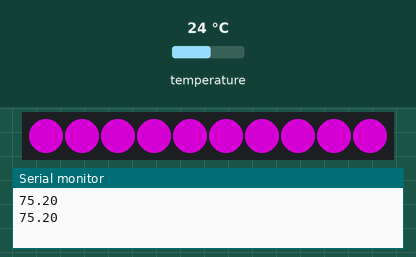
This sketch was run on a simulated Arduino Uno, built for the host (arithmetic inside an expression is 32-bit, double 64-bit). Shown: 10 RGB LEDs in strip order, left to right, the last lines printed to the serial monitor. Inputs (shaded band) come from the test bench; at power-on: temperature 24 °C. Dim RGB values are drawn brighter than linear.

Above: at 4.3 s.
4.4 s: temperature set to 12 °C
At 6.9 s:
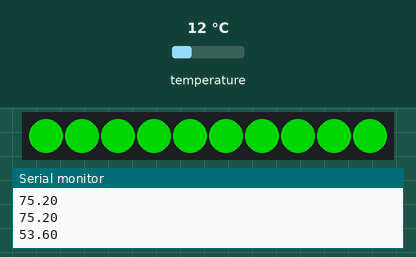
8.1 s: temperature set to 33 °C
At 10.1 s:
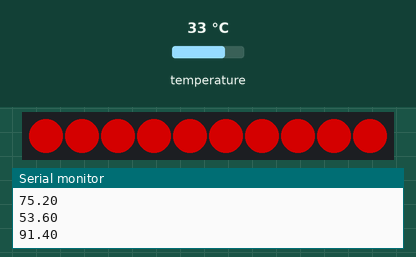
11.8 s: temperature set to 28 °C
At 12.1 s:
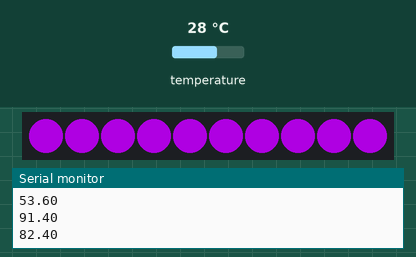
15.5 s: temperature set to 19 °C
At 18.6 s:
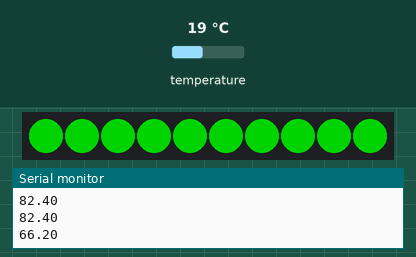
19.2 s: temperature set to 41 °C
At 20.6 s:
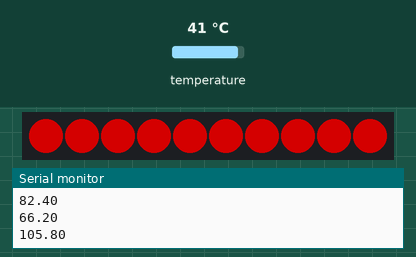
Timing chart, 0 to 22.2 s (numbered marks = the images above; inputs shaded):
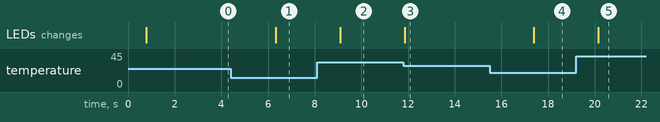

The sketch:

main.ino
```cpp
#include "PololuLedStrip.h"
#include <OneWire.h>
#include <DallasTemperature.h>

#define LED_COUNT 10

#define BLACK  (rgb_color){0x00,0x00,0x00}
#define RED    (rgb_color){0x80,0x00,0x00}
#define ORANGE (rgb_color){0x80,0x00,0xA5}
#define YELLOW (rgb_color){0x80,0x00,0x80}
#define GREEN  (rgb_color){0x00,0x00,0x80}
#define BLUE   (rgb_color){0x00,0x80,0x00}
#define INDIGO (rgb_color){0x4B,0x82,0x00}
#define VIOLET (rgb_color){0x9F,0x80,0x00}

rgb_color colors[LED_COUNT];
OneWire oneWire(2);
DallasTemperature sensor(&oneWire);
PololuLedStrip<12> ledStrip;

uint8_t sensorAddr;
void setup() {
    Serial.begin(9600);
    sensor.begin();
    sensor.getAddress(&sensorAddr, 0);
}

void loop() {
    rgb_color viewColor = BLACK;
    sensor.requestTemperaturesByAddress(&sensorAddr);
    float temp = sensor.getTempF(&sensorAddr);
    Serial.println(temp);

    if (temp >= 90) {
        viewColor = RED;
    }
    else if (temp > 80 && temp < 90) {
        viewColor = ORANGE;
    }
    else if (temp >= 75 && temp <= 80) {
        viewColor = YELLOW;
    }
    else if (temp < 75) {
        viewColor = BLUE;
    }

    for (int i = 0; i < LED_COUNT; i++) {
        colors[i] = viewColor;
    }

    ledStrip.write(colors, LED_COUNT);

    delay(2000);
}
```

Measured:
- after the input at 4.4 s, the LEDs: change after 1.9 s (image 1)
- after the input at 8.1 s, the LEDs: change after 0.99 s (image 2)
- after the input at 11.8 s, the LEDs: change after 0.05 s (image 3)
- after the input at 15.5 s, the LEDs: change after 1.9 s (image 4)
- after the input at 19.2 s, the LEDs: change after 0.94 s (image 5)
